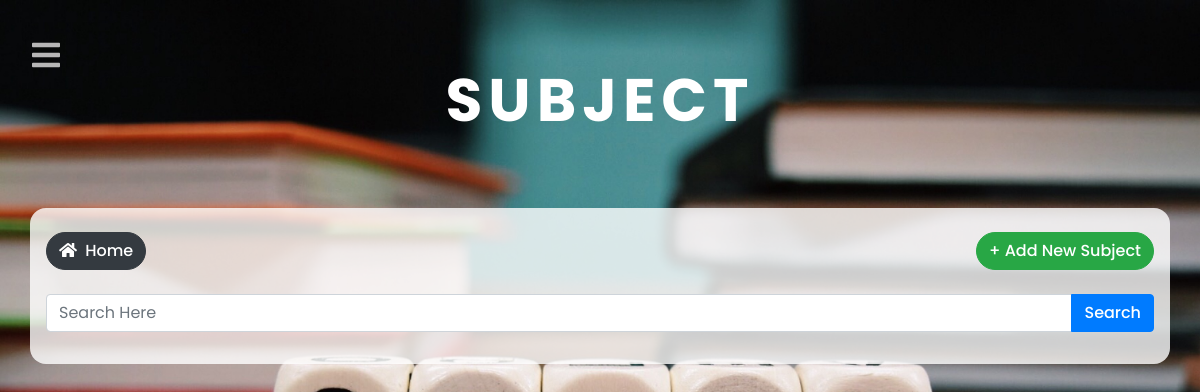
Page /data/subject/ (signed in) on the earlier database version.
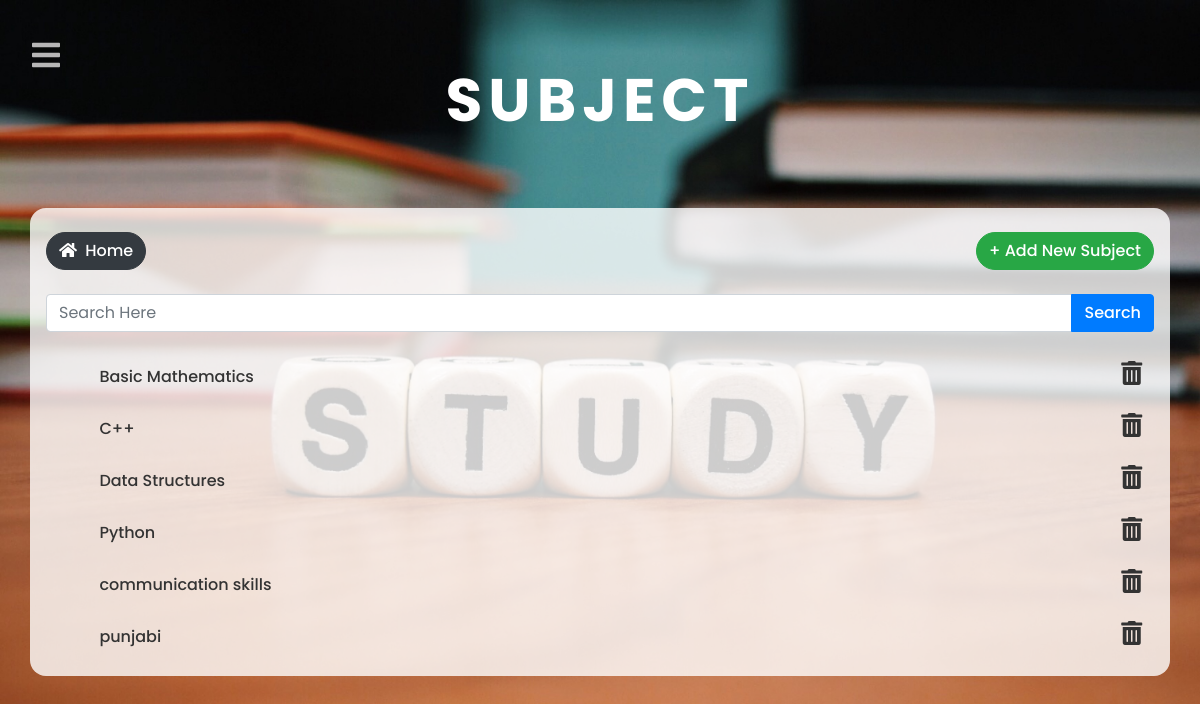
Same page on the later database version.
### data/models.py (models this page shows, shortened)
class Subject(models.Model):
    subject = models.CharField(max_length=250, unique=True, verbose_name='subject name')
    def __str__(self):
        return self.subject

### data/views.py (the view)
# urls.py: path('subject/', SubjectView.as_view(), name='subject'),
@method_decorator(staff_member_required, name='dispatch')
class SubjectView(ListView, FormView):
    model = Subject
    template_name = 'data/course_or_subject.html'
    form_class = SearchForm
    context_object_name = 'subjects'
    def get_context_data(self, **kwargs):
        context = super(SubjectView, self).get_context_data(**kwargs)
        context['pageName'] = 'subject'
        return context
    def get_queryset(self):
        form = self.form_class(self.request.GET)
        if form.is_valid():
            return Subject.objects.filter(subject__icontains=form.cleaned_data['search']).order_by('subject')
        return Subject.objects.all().order_by('subject')

### data/forms.py
class SearchForm(forms.Form):
    search = forms.CharField(max_length=100)

### data/templates/data/course_or_subject.html (shortened to what this page needs)
{% extends 'user/base.html'  %}
{% load widget_tweaks %}
{% block content %}
<div class="container-fluid">
	<h1 class="heading">{{pageName}}</h1>
</div>
	<div class="container model-view">
		<div class="d-flex">
			<a class="btn btn-md btn-dark mr-auto add-new my-2" href="{% url 'home' %}"><i class="fas fa-home  mr-1"></i> home</a>
		{% if pageName == 'subject' %}
				<a class="btn btn-md btn-success ml-auto add-new my-2" href="{% url 'subject-create' %}">+ Add New {{pageName}}</a>
			</div>
			<form  method="get" novalidate="">
				<div class="input-group my-3">
				  	{% render_field form.search type="search" placeholder="Search Here" class="form-control" %}
				  	<div class="input-group-append">
					    <button class="btn btn-primary" type="submit" name="search-subject">Search</button>
				  	</div>
				</div>
			</form>
			<ul>
			{% for subject in subjects%}
				<li class="list-view"><a class="update" href="{% url 'subject-update' subject.pk %}">{{subject}}</a><a class="dlt"	 href="{% url 'subject-delete' subject.pk %}"><i class="fas fa-trash-alt"></i></a></li>
			{% endfor %}
			</ul>
		{% endif %}
	</div>
{% endblock %}

Differences in the rows shown:
added Subject: subject "Basic Mathematics"
added Subject: subject "C++"
added Subject: subject "Data Structures"
added Subject: subject "Python"
added Subject: subject "communication skills"
added Subject: subject "punjabi"
